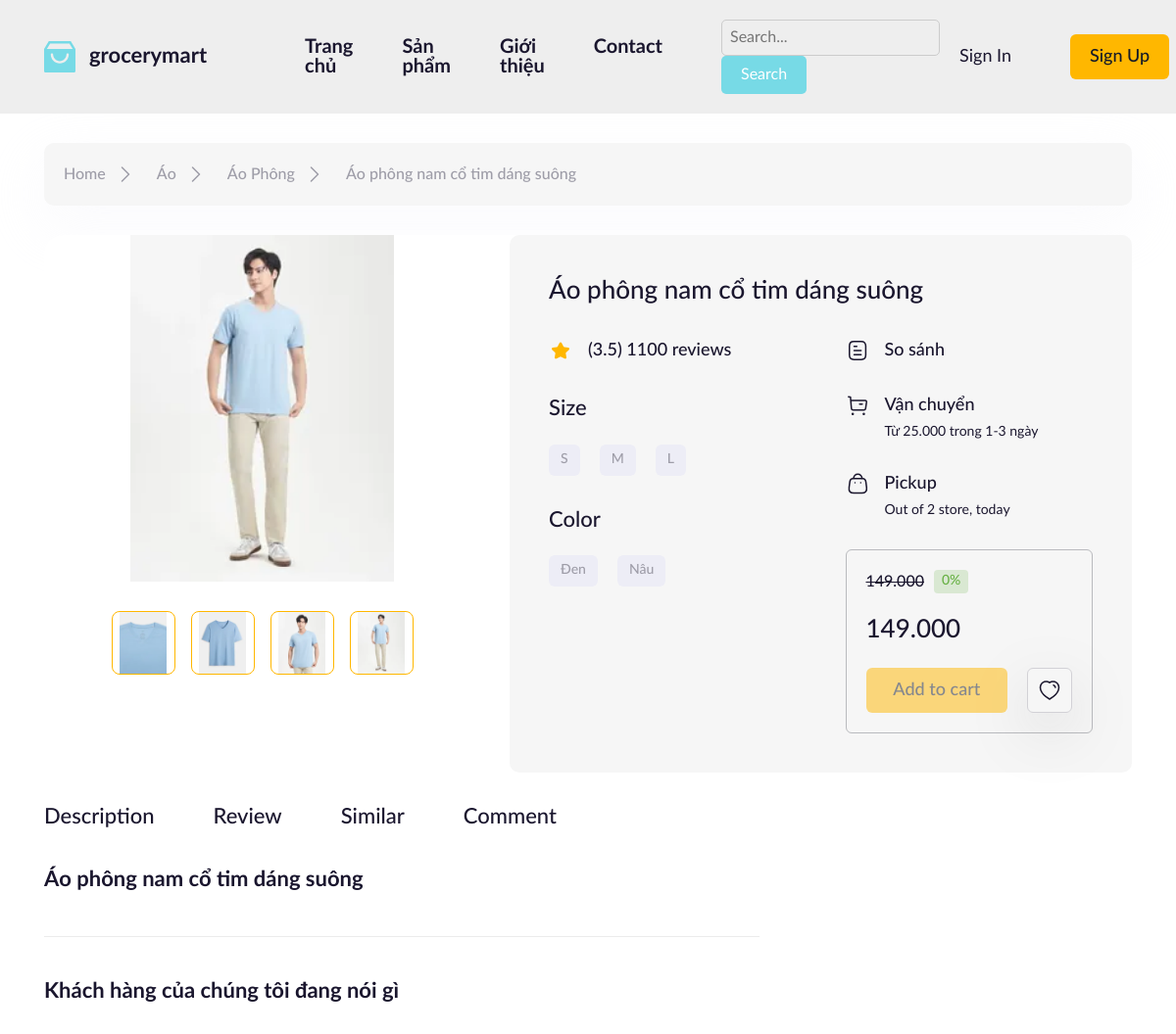
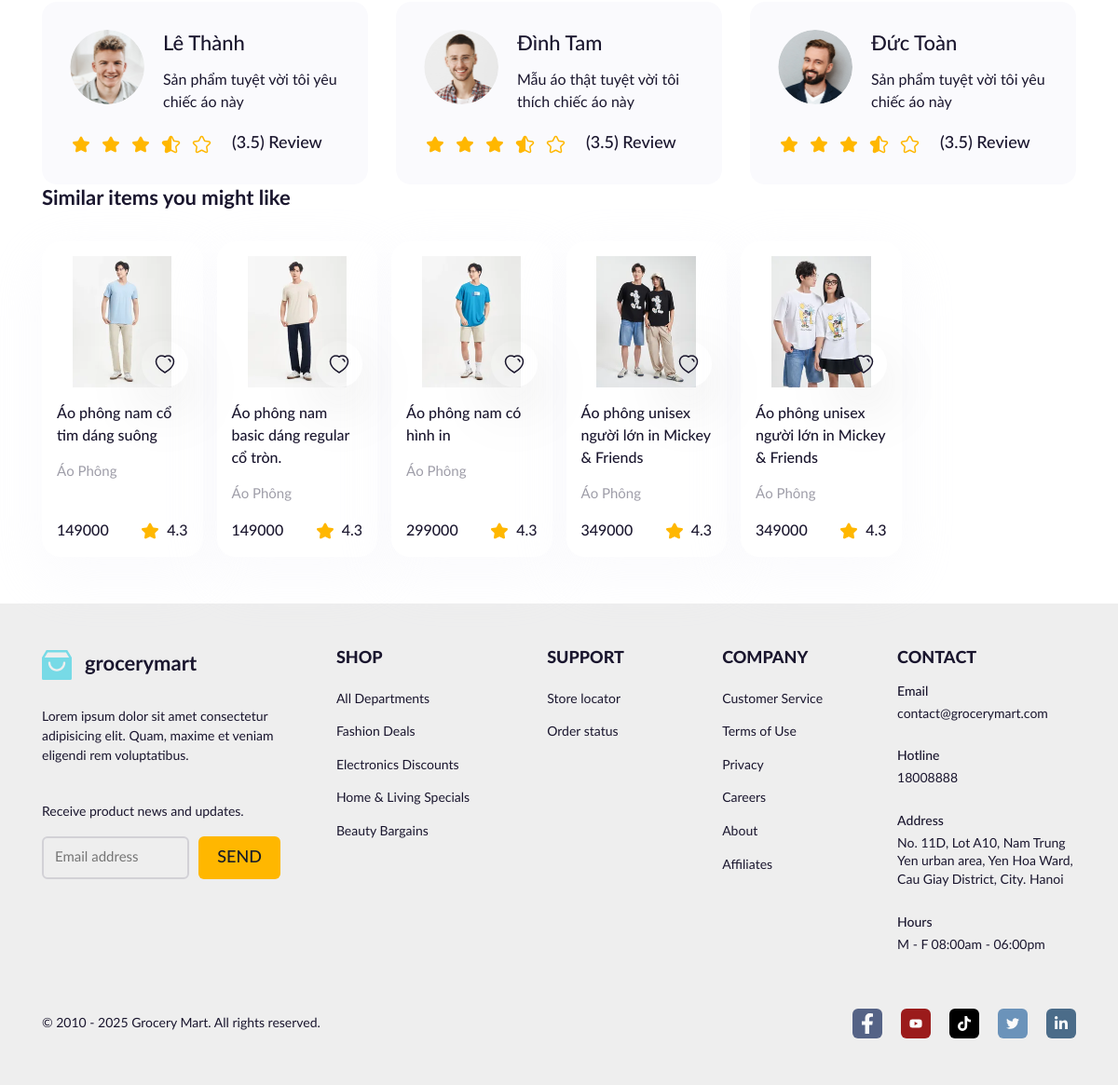
/?act=product-detail&id=39, run on the app's committed database (2 pictures, top to bottom).
### tables this page shows
CREATE TABLE `products` (
  `id` int(11) NOT NULL,
  `name` varchar(255) NOT NULL,
  `image` varchar(255) NOT NULL,
  `description` text NOT NULL,
  `view` int(11) NOT NULL,
  `status` tinyint(11) NOT NULL,
  `create_at` date NOT NULL,
  `cate_id` int(11) NOT NULL
);

CREATE TABLE `categories` (
  `id` int(11) NOT NULL,
  `name` varchar(255) NOT NULL,
  `parent_id` int(11) NOT NULL
);

CREATE TABLE `hinh_anh` (
  `id` int(11) NOT NULL,
  `image` varchar(255) NOT NULL,
  `pro_id` int(11) NOT NULL
);

CREATE TABLE `size` (
  `id` int(11) NOT NULL,
  `name` varchar(255) NOT NULL
);

CREATE TABLE `color` (
  `id` int(11) NOT NULL,
  `name` varchar(255) NOT NULL
);

CREATE TABLE `variation` (
  `id` int(11) NOT NULL,
  `price` int(11) NOT NULL,
  `quantity` int(11) NOT NULL,
  `sale` int(11) NOT NULL,
  `product_id` int(11) NOT NULL,
  `color_id` int(11) NOT NULL,
  `size_id` int(11) NOT NULL
);

### views/product_detail.php (the view, shortened to what the rows shown need)
<main class="product-page">
    <div class="container">
        <div class="product-container">
            <ul class="breadcrumbs">
                <li>
                    <a href="#!" class="breadcrumbs__link">
                        <?= $breadcrumbs['cate_name'] ?>
                        <img src="<?= ROOT_ASSET_URL ?>client//assets/icons/arrow-right.svg" alt="" />
                    </a>
                </li>
                <li>
                    <a href="#!" class="breadcrumbs__link">
                        <?= $breadcrumbs['name'] ?>
                    </a>
                </li>
            </ul>
        </div>
        <div class="product-container prod-info-content">
            <div class="row">
                <div class="col-5 col-xl-6 col-lg-12">
                    <div class="prod-preview">
                        <div class="prod-preview__list">
                            <div class="prod-preview__item">
                                <img src="<?= ROOT_UPLOAD_URL ?><?= $getOneProduct['image'] ?>" alt="" class="prod-preview__img" />
                            </div>
                        </div>
                        <div class="prod-preview__thumbs">
                            <?php foreach ($listImage as $key => $value) : ?>
                                <img src="<?= ROOT_UPLOAD_URL ?><?= $value['image'] ?>" alt="" class="prod-preview__thumb-img prod-preview__thumb-img--current" />
                            <?php endforeach ?>
                        </div>
                    </div>
                </div>
                <div class="col-7 col-xl-6 col-lg-12">
                    <form action="" class="form">
                        <section class="prod-info">
                            <h1 class="prod-info__heading">
                                <?= $getOneProduct['name'] ?>
                            </h1>
                            <div class="row">
                                <div class="col-5 col-xxl-6 col-xl-12">
                                    <div class="filter__form-group">
                                        <div class="form__tags">
                                            <?php foreach ($size as $key => $value) : ?>
                                                <?php if (isset($_GET['size_id']) && $_GET['size_id'] == $value['id']) { ?>
                                                    <a href="<?= ROOT_URL ?>?act=product-detail&id=<?= $getOneProduct['id'] ?>&size_id=<?= $value['id'] ?? "" ?>" class="form__tag prod-info__tag" style="border: 1px solid yellow; color: #000"><?= $value['name'] ?></a>
                                                <?php } else { ?>
                                                    <a href="<?= ROOT_URL ?>?act=product-detail&id=<?= $getOneProduct['id'] ?>&size_id=<?= $value['id'] ?? "" ?>" class="form__tag prod-info__tag"><?= $value['name'] ?></a>
                                                <?php } ?>
                                            <?php endforeach ?>
                                        </div>
                                    </div>
                                    <div class="filter__form-group">
                                        <div class="form__tags">
                                            <?php
                                            if (!isset($_GET['size_id'])) {
                                                foreach ($color as $key => $value) { ?>
                                                    <a href="#" class="form__tag prod-info__tag"><?= $value['name'] ?></a>
                                                <?php
                                                }
                                            } ?>
                                        </div>
                                    </div>
                                </div>
                                <div class="col-7 col-xxl-6 col-xl-12">
                                    <div class="prod-props">
                                        <div class="prod-info__card">
                                            <div class="prod-info__row">
                                                <span class="prod-info__price" style="text-decoration: line-through;"><?= number_format($getOneProduct['price'], 0, ',', '.') ?></span>
                                                <span class="prod-info__tax"><?= $getOneProduct['sale'] ?>%</span>
                                            </div>
                                            <?php
                                            $price = $getOneProduct['price'] - ($getOneProduct['price'] * ($getOneProduct['sale'] / 100));
                                            $price = round($price, -3);
                                            ?>
                                            <p class="prod-info__total-price"><?= number_format($price, 0, ',', '.') ?></p>
                                            <div class="prod-info__row">
                                                <?php if ((empty($_GET['size_id'])) || empty($_GET['color_id'])) { ?>
                                                    <a href="<?= ROOT_URL ?>?act=cart-add&productID=<?= $getOneProduct['id'] ?>&quantity=1&size=<?= $_GET['size_id'] ?? "" ?>&color=<?= $_GET['color_id'] ?? "" ?>" style="pointer-events: none; opacity: 0.5;" class="btn btn--primary prod-info__add-to-cart">
                                                    </a>
                                                <?php } else { ?>
                                                    <a href="<?= ROOT_URL ?>?act=cart-add&productID=<?= $getOneProduct['id'] ?>&quantity=1&size=<?= $_GET['size_id'] ?? "" ?>&color=<?= $_GET['color_id'] ?? "" ?>" class="btn btn--primary prod-info__add-to-cart">
                                                        Add to cart
                                                    </a>
                                                <?php } ?>
                                                <button class="like-btn prod-info__like-btn">
                                                </button>
                                            </div>
                                        </div>
                                    </div>
                                </div>
                            </div>
                        </section>
                    </form>
                </div>
            </div>
        </div>
        <div class="product-container">
            <div class="">
                <div class="prod-tab__contents">
                    <div class="prod-tab__content prod-tab__content--current">
                        <div class="row">
                            <div class="col-8 col-xl-10 col-lg-12">
                                <div class="text-content prod-tab__text-content">
                                    <h2><?= $getOneProduct['name'] ?></h2>
                                    <hr />
                                </div>
                            </div>
                        </div>
                    </div>
                    <div id="review" class="">
                        <div class="prod-content">
                            <h2 class="prod-content__heading">Khách hàng của chúng tôi đang nói gì</h2>
                        </div>
                    </div>
                    <div id="similar" class="">
                        <div class="prod-content">
                            <h2 class="prod-content__heading">Similar items you might like</h2>
                            <div class="row row-cols-6 row-cols-xl-4 row-cols-lg-3 row-cols-md-2 row-cols-sm-1 g-2">
                                <?php foreach ($productByCate as $key => $value) : ?>
                                    <div class="col">
                                        <article class="product-card">
                                            <div class="product-card__img-wrap">
                                                <a href="<?= ROOT_ASSET_URL ?>client//product-detail.html">
                                                    <img src="<?= ROOT_UPLOAD_URL ?><?= $value['image'] ?>" alt="" class="product-card__thumb" />
                                                </a>
                                                <button class="like-btn product-card__like-btn">
                                                    <img src="<?= ROOT_ASSET_URL ?>client//assets/icons/heart.svg" alt="" class="like-btn__icon icon" />
                                                </button>
                                            </div>
                                            <h3 class="product-card__title">
                                                <a href="<?= ROOT_ASSET_URL ?>client//product-detail.html"><?= $value['name'] ?></a>
                                            </h3>
                                            <p class="product-card__brand"><?= $value['cate_name'] ?></p>
                                            <div class="product-card__row">
                                                <span class="product-card__price"><?= $value['price'] ?></span>
                                                <img src="<?= ROOT_ASSET_URL ?>client//assets/icons/star.svg" alt="" class="product-card__star" />
                                                <span class="product-card__score">4.3</span>
                                            </div>
                                        </article>
                                    </div>
                                <?php endforeach ?>
                            </div>
                        </div>
                    </div>
                </div>
            </div>
        </div>
    </div>
</main>

### data on the page
products: cate.name "Áo Phông", name "Áo phông nam cổ tim dáng suông", image (picture), price "149000"
hinh_anh: image (picture)
hinh_anh: image (picture)
hinh_anh: image (picture)
hinh_anh: image (picture)
size: name "S"
size: name "M"
size: name "L"
color: name "Đen"
color: name "Nâu"
variation: price "149.000", sale "0"
products: image (picture), name "Áo phông nam basic dáng regular cổ tròn.", cate.name "Áo Phông", price "149000"
products: image (picture), name "Áo phông nam có hình in", cate.name "Áo Phông", price "299000"
products: image (picture), name "Áo phông unisex người lớn in Mickey & Friends", cate.name "Áo Phông", price "349000"
products: image (picture), name "Áo phông unisex người lớn in Mickey & Friends", cate.name "Áo Phông", price "349000"

### other printed values
$breadcrumbs['cate_parent'] "Áo"
